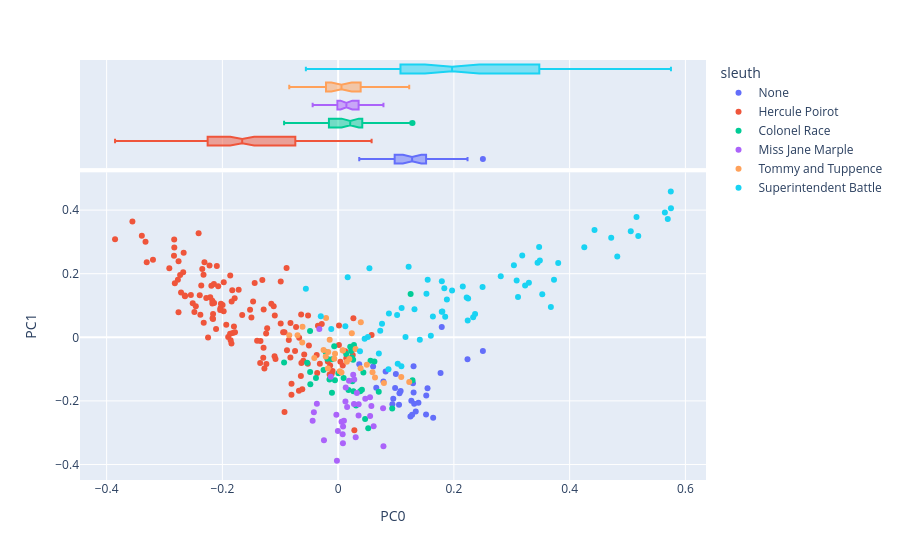

Source (notebook cell):
### Markdown cell above
#### Scatterplot of documents in the space created by the first two components

With points colored by metadata features.

### Code cell
# create a scatterplot of documents in the space created by the first 2 components
# coloring the points by sleuth

# fill the NaN for works without a sleuth (Giant's Bread)
DOC['sleuth'] = DOC['sleuth'].fillna('None')

px.scatter(
    data_frame = DCM.join(DOC).reset_index(),
    x = 'PC0', # first PC
    y = 'PC1', # second PC
    color = 'sleuth', # color by sleuth
    hover_name = 'label', # use concat string for hover info
    hover_data=['pub_year_original', 'work_type', 'primary_genre'], # add more hover data
    marginal_x = 'box' # add boxplot to x axis
)

### Figure 1 — Plotly figure (JSON) as saved in the notebook; plotly's stock layout.template omitted (floating-point values rounded to 4 significant figures; data arrays with more than 128 entries replaced by an {"elided": "..."} marker saying what was removed)
{"data": [{"customdata": [[1930, "novel", "Romance"], [1930, "novel", "Romance"], [1930, "novel", "Romance"], [1930, "novel", "Romance"], [1930, "novel", "Romance"], [1930, "novel", "Romance"], [1930, "novel", "Romance"], [1930, "novel", "Romance"], [1930, "novel", "Romance"], [1930, "novel", "Romance"], [1930, "novel", "Romance"], [1930, "novel", "Romance"], [1930, "novel", "Romance"], [1930, "novel", "Romance"], [1930, "novel", "Romance"], [1930, "novel", "Romance"], [1930, "novel", "Romance"], [1930, "novel", "Romance"], [1930, "novel", "Romance"], [1930, "novel", "Romance"], [1930, "novel", "Romance"], [1930, "novel", "Romance"], [1930, "novel", "Romance"], [1930, "novel", "Romance"], [1930, "novel", "Romance"], [1930, "novel", "Romance"], [1930, "novel", "Romance"], [1930, "novel", "Romance"], [1930, "novel", "Romance"]], "hovertemplate": "<b>%{hovertext}</b><br><br>sleuth=None<br>PC0=%{x}<br>PC1=%{y}<br>pub_year_original=%{customdata[0]}<br>work_type=%{customdata[1]}<br>primary_genre=%{customdata[2]}<extra></extra>", "hovertext": ["giants-bread ch.0", "giants-bread ch.1", "giants-bread ch.2", "giants-bread ch.3", "giants-bread ch.4", "giants-bread ch.5", "giants-bread ch.6", "giants-bread ch.7", "giants-bread ch.8", "giants-bread ch.9", "giants-bread ch.10", "giants-bread ch.11", "giants-bread ch.12", "giants-bread ch.13", "giants-bread ch.14", "giants-bread ch.15", "giants-bread ch.16", "giants-bread ch.17", "giants-bread ch.18", "giants-bread ch.19", "giants-bread ch.20", "giants-bread ch.21", "giants-bread ch.22", "giants-bread ch.23", "giants-bread ch.24", "giants-bread ch.25", "giants-bread ch.26", "giants-bread ch.27", "giants-bread ch.28"], "legendgroup": "None", "marker": {"color": "#636efa", "symbol": "circle"}, "mode": "markers", "name": "None", "orientation": "v", "showlegend": true, "type": "scatter", "x": [0.03647, 0.08202, 0.09971, 0.0782, 0.09376, 0.106, 0.1387, 0.1519, 0.1314, 0.1341, 0.1052, 0.1249, 0.1304, 0.1642, 0.1544, 0.0604, 0.09525, 0.1278, 0.1523, 0.1265, 0.108, 0.06588, 0.1769, 0.179, 0.2501, 0.1303, 0.2236, 0.1293, 0.09845], "xaxis": "x", "y": [-0.08483, -0.1077, -0.1154, -0.1386, -0.2108, -0.1759, -0.2055, -0.2427, -0.2089, -0.2332, -0.2117, -0.2487, -0.1735, -0.2531, -0.1602, -0.09213, -0.193, -0.2439, -0.1832, -0.1994, -0.1689, -0.1583, -0.1121, 0.03224, -0.04314, -0.09097, -0.06922, -0.1447, -0.1596], "yaxis": "y"}, {"alignmentgroup": "True", "customdata": [[1930, "novel", "Romance"], [1930, "novel", "Romance"], [1930, "novel", "Romance"], [1930, "novel", "Romance"], [1930, "novel", "Romance"], [1930, "novel", "Romance"], [1930, "novel", "Romance"], [1930, "novel", "Romance"], [1930, "novel", "Romance"], [1930, "novel", "Romance"], [1930, "novel", "Romance"], [1930, "novel", "Romance"], [1930, "novel", "Romance"], [1930, "novel", "Romance"], [1930, "novel", "Romance"], [1930, "novel", "Romance"], [1930, "novel", "Romance"], [1930, "novel", "Romance"], [1930, "novel", "Romance"], [1930, "novel", "Romance"], [1930, "novel", "Romance"], [1930, "novel", "Romance"], [1930, "novel", "Romance"], [1930, "novel", "Romance"], [1930, "novel", "Romance"], [1930, "novel", "Romance"], [1930, "novel", "Romance"], [1930, "novel", "Romance"], [1930, "novel", "Romance"]], "hovertemplate": "<b>%{hovertext}</b><br><br>sleuth=None<br>PC0=%{x}<br>pub_year_original=%{customdata[0]}<br>work_type=%{customdata[1]}<br>primary_genre=%{customdata[2]}<extra></extra>", "hovertext": ["giants-bread ch.0", "giants-bread ch.1", "giants-bread ch.2", "giants-bread ch.3", "giants-bread ch.4", "giants-bread ch.5", "giants-bread ch.6", "giants-bread ch.7", "giants-bread ch.8", "giants-bread ch.9", "giants-bread ch.10", "giants-bread ch.11", "giants-bread ch.12", "giants-bread ch.13", "giants-bread ch.14", "giants-bread ch.15", "giants-bread ch.16", "giants-bread ch.17", "giants-bread ch.18", "giants-bread ch.19", "giants-bread ch.20", "giants-bread ch.21", "giants-bread ch.22", "giants-bread ch.23", "giants-bread ch.24", "giants-bread ch.25", "giants-bread ch.26", "giants-bread ch.27", "giants-bread ch.28"], "legendgroup": "None", "marker": {"color": "#636efa", "symbol": "circle"}, "name": "None", "notched": true, "offsetgroup": "None", "showlegend": false, "type": "box", "x": [0.03647, 0.08202, 0.09971, 0.0782, 0.09376, 0.106, 0.1387, 0.1519, 0.1314, 0.1341, 0.1052, 0.1249, 0.1304, 0.1642, 0.1544, 0.0604, 0.09525, 0.1278, 0.1523, 0.1265, 0.108, 0.06588, 0.1769, 0.179, 0.2501, 0.1303, 0.2236, 0.1293, 0.09845], "xaxis": "x2", "yaxis": "y2"}, {"customdata": {"elided": "133x3 mixed values"}, "hovertemplate": "<b>%{hovertext}</b><br><br>sleuth=Hercule Poirot<br>PC0=%{x}<br>PC1=%{y}<br>pub_year_original=%{customdata[0]}<br>work_type=%{customdata[1]}<br>primary_genre=%{customdata[2]}<extra></extra>", "hovertext": {"elided": "133 str values"}, "legendgroup": "Hercule Poirot", "marker": {"color": "#EF553B", "symbol": "circle"}, "mode": "markers", "name": "Hercule Poirot", "orientation": "v", "showlegend": true, "type": "scatter", "x": {"elided": "133 float values"}, "xaxis": "x", "y": {"elided": "133 float values"}, "yaxis": "y"}, {"alignmentgroup": "True", "customdata": {"elided": "133x3 mixed values"}, "hovertemplate": "<b>%{hovertext}</b><br><br>sleuth=Hercule Poirot<br>PC0=%{x}<br>pub_year_original=%{customdata[0]}<br>work_type=%{customdata[1]}<br>primary_genre=%{customdata[2]}<extra></extra>", "hovertext": {"elided": "133 str values"}, "legendgroup": "Hercule Poirot", "marker": {"color": "#EF553B", "symbol": "circle"}, "name": "Hercule Poirot", "notched": true, "offsetgroup": "Hercule Poirot", "showlegend": false, "type": "box", "x": {"elided": "133 float values"}, "xaxis": "x2", "yaxis": "y2"}, {"customdata": [[1924, "novel", "Murder Mystery"], [1924, "novel", "Murder Mystery"], [1924, "novel", "Murder Mystery"], [1924, "novel", "Murder Mystery"], [1924, "novel", "Murder Mystery"], [1924, "novel", "Murder Mystery"], [1924, "novel", "Murder Mystery"], [1924, "novel", "Murder Mystery"], [1924, "novel", "Murder Mystery"], [1924, "novel", "Murder Mystery"], [1924, "novel", "Murder Mystery"], [1924, "novel", "Murder Mystery"], [1924, "novel", "Murder Mystery"], [1924, "novel", "Murder Mystery"], [1924, "novel", "Murder Mystery"], [1924, "novel", "Murder Mystery"], [1924, "novel", "Murder Mystery"], [1924, "novel", "Murder Mystery"], [1924, "novel", "Murder Mystery"], [1924, "novel", "Murder Mystery"], [1924, "novel", "Murder Mystery"], [1924, "novel", "Murder Mystery"], [1924, "novel", "Murder Mystery"], [1924, "novel", "Murder Mystery"], [1924, "novel", "Murder Mystery"], [1924, "novel", "Murder Mystery"], [1924, "novel", "Murder Mystery"], [1924, "novel", "Murder Mystery"], [1924, "novel", "Murder Mystery"], [1924, "novel", "Murder Mystery"], [1924, "novel", "Murder Mystery"], [1924, "novel", "Murder Mystery"], [1924, "novel", "Murder Mystery"], [1924, "novel", "Murder Mystery"], [1924, "novel", "Murder Mystery"], [1924, "novel", "Murder Mystery"], [1924, "novel", "Murder Mystery"]], "hovertemplate": "<b>%{hovertext}</b><br><br>sleuth=Colonel Race<br>PC0=%{x}<br>PC1=%{y}<br>pub_year_original=%{customdata[0]}<br>work_type=%{customdata[1]}<br>primary_genre=%{customdata[2]}<extra></extra>", "hovertext": ["the-man-in-the-brown-suit ch.0", "the-man-in-the-brown-suit ch.1", "the-man-in-the-brown-suit ch.2", "the-man-in-the-brown-suit ch.3", "the-man-in-the-brown-suit ch.4", "the-man-in-the-brown-suit ch.5", "the-man-in-the-brown-suit ch.6", "the-man-in-the-brown-suit ch.7", "the-man-in-the-brown-suit ch.8", "the-man-in-the-brown-suit ch.9", "the-man-in-the-brown-suit ch.10", "the-man-in-the-brown-suit ch.11", "the-man-in-the-brown-suit ch.12", "the-man-in-the-brown-suit ch.13", "the-man-in-the-brown-suit ch.14", "the-man-in-the-brown-suit ch.15", "the-man-in-the-brown-suit ch.16", "the-man-in-the-brown-suit ch.17", "the-man-in-the-brown-suit ch.18", "the-man-in-the-brown-suit ch.19", "the-man-in-the-brown-suit ch.20", "the-man-in-the-brown-suit ch.21", "the-man-in-the-brown-suit ch.22", "the-man-in-the-brown-suit ch.23", "the-man-in-the-brown-suit ch.24", "the-man-in-the-brown-suit ch.25", "the-man-in-the-brown-suit ch.26", "the-man-in-the-brown-suit ch.27", "the-man-in-the-brown-suit ch.28", "the-man-in-the-brown-suit ch.29", "the-man-in-the-brown-suit ch.30", "the-man-in-the-brown-suit ch.31", "the-man-in-the-brown-suit ch.32", "the-man-in-the-brown-suit ch.33", "the-man-in-the-brown-suit ch.34", "the-man-in-the-brown-suit ch.35", "the-man-in-the-brown-suit ch.36"], "legendgroup": "Colonel Race", "marker": {"color": "#00cc96", "symbol": "circle"}, "mode": "markers", "name": "Colonel Race", "orientation": "v", "showlegend": true, "type": "scatter", "x": [-0.09339, -0.02154, 0.06266, -0.006745, -0.05358, 0.1253, 0.02245, -0.04852, 0.02087, 0.03812, 0.02734, 0.04662, 0.1285, -0.03833, 0.01791, 0.07014, 0.04108, 0.04361, -0.01874, -0.01499, -0.005577, -0.04841, -0.01057, 0.009485, 0.052, 0.02463, -0.04804, -0.01068, 0.02358, 0.01392, 0.0005183, 0.05595, 0.02628, -0.02518, 0.03093, 0.09342, 0.02593], "xaxis": "x", "y": [-0.07953, -0.04647, -0.07581, -0.028, -0.07974, 0.136, -0.04296, 0.01996, -0.02943, -0.1698, -0.0239, -0.2568, -0.1351, -0.1277, -0.1659, -0.1714, -0.1647, -0.1107, -0.06755, -0.1325, -0.1351, -0.1093, -0.06894, -0.1284, -0.2864, -0.1384, -0.1475, -0.1744, -0.06326, -0.05215, -0.1127, -0.07381, -0.1697, -0.1026, -0.2142, -0.2239, -0.07061], "yaxis": "y"}, {"alignmentgroup": "True", "customdata": [[1924, "novel", "Murder Mystery"], [1924, "novel", "Murder Mystery"], [1924, "novel", "Murder Mystery"], [1924, "novel", "Murder Mystery"], [1924, "novel", "Murder Mystery"], [1924, "novel", "Murder Mystery"], [1924, "novel", "Murder Mystery"], [1924, "novel", "Murder Mystery"], [1924, "novel", "Murder Mystery"], [1924, "novel", "Murder Mystery"], [1924, "novel", "Murder Mystery"], [1924, "novel", "Murder Mystery"], [1924, "novel", "Murder Mystery"], [1924, "novel", "Murder Mystery"], [1924, "novel", "Murder Mystery"], [1924, "novel", "Murder Mystery"], [1924, "novel", "Murder Mystery"], [1924, "novel", "Murder Mystery"], [1924, "novel", "Murder Mystery"], [1924, "novel", "Murder Mystery"], [1924, "novel", "Murder Mystery"], [1924, "novel", "Murder Mystery"], [1924, "novel", "Murder Mystery"], [1924, "novel", "Murder Mystery"], [1924, "novel", "Murder Mystery"], [1924, "novel", "Murder Mystery"], [1924, "novel", "Murder Mystery"], [1924, "novel", "Murder Mystery"], [1924, "novel", "Murder Mystery"], [1924, "novel", "Murder Mystery"], [1924, "novel", "Murder Mystery"], [1924, "novel", "Murder Mystery"], [1924, "novel", "Murder Mystery"], [1924, "novel", "Murder Mystery"], [1924, "novel", "Murder Mystery"], [1924, "novel", "Murder Mystery"], [1924, "novel", "Murder Mystery"]], "hovertemplate": "<b>%{hovertext}</b><br><br>sleuth=Colonel Race<br>PC0=%{x}<br>pub_year_original=%{customdata[0]}<br>work_type=%{customdata[1]}<br>primary_genre=%{customdata[2]}<extra></extra>", "hovertext": ["the-man-in-the-brown-suit ch.0", "the-man-in-the-brown-suit ch.1", "the-man-in-the-brown-suit ch.2", "the-man-in-the-brown-suit ch.3", "the-man-in-the-brown-suit ch.4", "the-man-in-the-brown-suit ch.5", "the-man-in-the-brown-suit ch.6", "the-man-in-the-brown-suit ch.7", "the-man-in-the-brown-suit ch.8", "the-man-in-the-brown-suit ch.9", "the-man-in-the-brown-suit ch.10", "the-man-in-the-brown-suit ch.11", "the-man-in-the-brown-suit ch.12", "the-man-in-the-brown-suit ch.13", "the-man-in-the-brown-suit ch.14", "the-man-in-the-brown-suit ch.15", "the-man-in-the-brown-suit ch.16", "the-man-in-the-brown-suit ch.17", "the-man-in-the-brown-suit ch.18", "the-man-in-the-brown-suit ch.19", "the-man-in-the-brown-suit ch.20", "the-man-in-the-brown-suit ch.21", "the-man-in-the-brown-suit ch.22", "the-man-in-the-brown-suit ch.23", "the-man-in-the-brown-suit ch.24", "the-man-in-the-brown-suit ch.25", "the-man-in-the-brown-suit ch.26", "the-man-in-the-brown-suit ch.27", "the-man-in-the-brown-suit ch.28", "the-man-in-the-brown-suit ch.29", "the-man-in-the-brown-suit ch.30", "the-man-in-the-brown-suit ch.31", "the-man-in-the-brown-suit ch.32", "the-man-in-the-brown-suit ch.33", "the-man-in-the-brown-suit ch.34", "the-man-in-the-brown-suit ch.35", "the-man-in-the-brown-suit ch.36"], "legendgroup": "Colonel Race", "marker": {"color": "#00cc96", "symbol": "circle"}, "name": "Colonel Race", "notched": true, "offsetgroup": "Colonel Race", "showlegend": false, "type": "box", "x": [-0.09339, -0.02154, 0.06266, -0.006745, -0.05358, 0.1253, 0.02245, -0.04852, 0.02087, 0.03812, 0.02734, 0.04662, 0.1285, -0.03833, 0.01791, 0.07014, 0.04108, 0.04361, -0.01874, -0.01499, -0.005577, -0.04841, -0.01057, 0.009485, 0.052, 0.02463, -0.04804, -0.01068, 0.02358, 0.01392, 0.0005183, 0.05595, 0.02628, -0.02518, 0.03093, 0.09342, 0.02593], "xaxis": "x2", "yaxis": "y2"}, {"customdata": [[1930, "novel", "Murder Mystery"], [1930, "novel", "Murder Mystery"], [1930, "novel", "Murder Mystery"], [1930, "novel", "Murder Mystery"], [1930, "novel", "Murder Mystery"], [1930, "novel", "Murder Mystery"], [1930, "novel", "Murder Mystery"], [1930, "novel", "Murder Mystery"], [1930, "novel", "Murder Mystery"], [1930, "novel", "Murder Mystery"], [1930, "novel", "Murder Mystery"], [1930, "novel", "Murder Mystery"], [1930, "novel", "Murder Mystery"], [1930, "novel", "Murder Mystery"], [1930, "novel", "Murder Mystery"], [1930, "novel", "Murder Mystery"], [1930, "novel", "Murder Mystery"], [1930, "novel", "Murder Mystery"], [1930, "novel", "Murder Mystery"], [1930, "novel", "Murder Mystery"], [1930, "novel", "Murder Mystery"], [1930, "novel", "Murder Mystery"], [1930, "novel", "Murder Mystery"], [1930, "novel", "Murder Mystery"], [1930, "novel", "Murder Mystery"], [1930, "novel", "Murder Mystery"], [1930, "novel", "Murder Mystery"], [1930, "novel", "Murder Mystery"], [1930, "novel", "Murder Mystery"], [1930, "novel", "Murder Mystery"], [1930, "novel", "Murder Mystery"], [1930, "novel", "Murder Mystery"]], "hovertemplate": "<b>%{hovertext}</b><br><br>sleuth=Miss Jane Marple<br>PC0=%{x}<br>PC1=%{y}<br>pub_year_original=%{customdata[0]}<br>work_type=%{customdata[1]}<br>primary_genre=%{customdata[2]}<extra></extra>", "hovertext": ["the-murder-at-the-vicarage ch.1", "the-murder-at-the-vicarage ch.2", "the-murder-at-the-vicarage ch.3", "the-murder-at-the-vicarage ch.4", "the-murder-at-the-vicarage ch.5", "the-murder-at-the-vicarage ch.6", "the-murder-at-the-vicarage ch.7", "the-murder-at-the-vicarage ch.8", "the-murder-at-the-vicarage ch.9", "the-murder-at-the-vicarage ch.10", "the-murder-at-the-vicarage ch.11", "the-murder-at-the-vicarage ch.12", "the-murder-at-the-vicarage ch.13", "the-murder-at-the-vicarage ch.14", "the-murder-at-the-vicarage ch.15", "the-murder-at-the-vicarage ch.16", "the-murder-at-the-vicarage ch.17", "the-murder-at-the-vicarage ch.18", "the-murder-at-the-vicarage ch.19", "the-murder-at-the-vicarage ch.20", "the-murder-at-the-vicarage ch.21", "the-murder-at-the-vicarage ch.22", "the-murder-at-the-vicarage ch.23", "the-murder-at-the-vicarage ch.24", "the-murder-at-the-vicarage ch.25", "the-murder-at-the-vicarage ch.26", "the-murder-at-the-vicarage ch.27", "the-murder-at-the-vicarage ch.28", "the-murder-at-the-vicarage ch.29", "the-murder-at-the-vicarage ch.30", "the-murder-at-the-vicarage ch.31", "the-murder-at-the-vicarage ch.32"], "legendgroup": "Miss Jane Marple", "marker": {"color": "#ab63fa", "symbol": "circle"}, "mode": "markers", "name": "Miss Jane Marple", "orientation": "v", "showlegend": true, "type": "scatter", "x": [0.02735, 0.06134, 0.01309, 0.05529, -0.03675, -0.003075, 0.07766, 0.007812, 0.07831, 0.03526, 0.008254, -0.002098, 0.03035, 0.01263, -0.0245, -0.0004487, 0.00593, -0.04191, 0.05742, 0.02602, 0.0188, 0.03546, -0.04406, 0.0551, 0.01551, 0.0085, 0.02786, -0.0325, -0.01262, 0.01001, 0.03233, 0.04688], "xaxis": "x", "y": [-0.21, -0.2794, -0.1576, -0.2478, -0.2088, -0.2437, -0.2229, -0.3046, -0.3429, -0.2462, -0.3331, -0.3886, -0.3144, -0.2017, -0.3238, -0.2944, -0.2656, -0.2357, -0.2164, -0.118, -0.1364, -0.2107, -0.2625, -0.1886, -0.2194, -0.2805, -0.1327, 0.02627, -0.124, -0.2626, -0.175, -0.1936], "yaxis": "y"}, {"alignmentgroup": "True", "customdata": [[1930, "novel", "Murder Mystery"], [1930, "novel", "Murder Mystery"], [1930, "novel", "Murder Mystery"], [1930, "novel", "Murder Mystery"], [1930, "novel", "Murder Mystery"], [1930, "novel", "Murder Mystery"], [1930, "novel", "Murder Mystery"], [1930, "novel", "Murder Mystery"], [1930, "novel", "Murder Mystery"], [1930, "novel", "Murder Mystery"], [1930, "novel", "Murder Mystery"], [1930, "novel", "Murder Mystery"], [1930, "novel", "Murder Mystery"], [1930, "novel", "Murder Mystery"], [1930, "novel", "Murder Mystery"], [1930, "novel", "Murder Mystery"], [1930, "novel", "Murder Mystery"], [1930, "novel", "Murder Mystery"], [1930, "novel", "Murder Mystery"], [1930, "novel", "Murder Mystery"], [1930, "novel", "Murder Mystery"], [1930, "novel", "Murder Mystery"], [1930, "novel", "Murder Mystery"], [1930, "novel", "Murder Mystery"], [1930, "novel", "Murder Mystery"], [1930, "novel", "Murder Mystery"], [1930, "novel", "Murder Mystery"], [1930, "novel", "Murder Mystery"], [1930, "novel", "Murder Mystery"], [1930, "novel", "Murder Mystery"], [1930, "novel", "Murder Mystery"], [1930, "novel", "Murder Mystery"]], "hovertemplate": "<b>%{hovertext}</b><br><br>sleuth=Miss Jane Marple<br>PC0=%{x}<br>pub_year_original=%{customdata[0]}<br>work_type=%{customdata[1]}<br>primary_genre=%{customdata[2]}<extra></extra>", "hovertext": ["the-murder-at-the-vicarage ch.1", "the-murder-at-the-vicarage ch.2", "the-murder-at-the-vicarage ch.3", "the-murder-at-the-vicarage ch.4", "the-murder-at-the-vicarage ch.5", "the-murder-at-the-vicarage ch.6", "the-murder-at-the-vicarage ch.7", "the-murder-at-the-vicarage ch.8", "the-murder-at-the-vicarage ch.9", "the-murder-at-the-vicarage ch.10", "the-murder-at-the-vicarage ch.11", "the-murder-at-the-vicarage ch.12", "the-murder-at-the-vicarage ch.13", "the-murder-at-the-vicarage ch.14", "the-murder-at-the-vicarage ch.15", "the-murder-at-the-vicarage ch.16", "the-murder-at-the-vicarage ch.17", "the-murder-at-the-vicarage ch.18", "the-murder-at-the-vicarage ch.19", "the-murder-at-the-vicarage ch.20", "the-murder-at-the-vicarage ch.21", "the-murder-at-the-vicarage ch.22", "the-murder-at-the-vicarage ch.23", "the-murder-at-the-vicarage ch.24", "the-murder-at-the-vicarage ch.25", "the-murder-at-the-vicarage ch.26", "the-murder-at-the-vicarage ch.27", "the-murder-at-the-vicarage ch.28", "the-murder-at-the-vicarage ch.29", "the-murder-at-the-vicarage ch.30", "the-murder-at-the-vicarage ch.31", "the-murder-at-the-vicarage ch.32"], "legendgroup": "Miss Jane Marple", "marker": {"color": "#ab63fa", "symbol": "circle"}, "name": "Miss Jane Marple", "notched": true, "offsetgroup": "Miss Jane Marple", "showlegend": false, "type": "box", "x": [0.02735, 0.06134, 0.01309, 0.05529, -0.03675, -0.003075, 0.07766, 0.007812, 0.07831, 0.03526, 0.008254, -0.002098, 0.03035, 0.01263, -0.0245, -0.0004487, 0.00593, -0.04191, 0.05742, 0.02602, 0.0188, 0.03546, -0.04406, 0.0551, 0.01551, 0.0085, 0.02786, -0.0325, -0.01262, 0.01001, 0.03233, 0.04688], "xaxis": "x2", "yaxis": "y2"}, {"customdata": [[1922, "novel", "Espionage"], [1922, "novel", "Espionage"], [1922, "novel", "Espionage"], [1922, "novel", "Espionage"], [1922, "novel", "Espionage"], [1922, "novel", "Espionage"], [1922, "novel", "Espionage"], [1922, "novel", "Espionage"], [1922, "novel", "Espionage"], [1922, "novel", "Espionage"], [1922, "novel", "Espionage"], [1922, "novel", "Espionage"], [1922, "novel", "Espionage"], [1922, "novel", "Espionage"], [1922, "novel", "Espionage"], [1922, "novel", "Espionage"], [1922, "novel", "Espionage"], [1922, "novel", "Espionage"], [1922, "novel", "Espionage"], [1922, "novel", "Espionage"], [1922, "novel", "Espionage"], [1922, "novel", "Espionage"], [1922, "novel", "Espionage"], [1922, "novel", "Espionage"], [1922, "novel", "Espionage"], [1922, "novel", "Espionage"], [1922, "novel", "Espionage"], [1922, "novel", "Espionage"], [1922, "novel", "Espionage"]], "hovertemplate": "<b>%{hovertext}</b><br><br>sleuth=Tommy and Tuppence<br>PC0=%{x}<br>PC1=%{y}<br>pub_year_original=%{customdata[0]}<br>work_type=%{customdata[1]}<br>primary_genre=%{customdata[2]}<extra></extra>", "hovertext": ["the-secret-adversary ch.0", "the-secret-adversary ch.1", "the-secret-adversary ch.2", "the-secret-adversary ch.3", "the-secret-adversary ch.4", "the-secret-adversary ch.5", "the-secret-adversary ch.6", "the-secret-adversary ch.7", "the-secret-adversary ch.8", "the-secret-adversary ch.9", "the-secret-adversary ch.10", "the-secret-adversary ch.11", "the-secret-adversary ch.12", "the-secret-adversary ch.13", "the-secret-adversary ch.14", "the-secret-adversary ch.15", "the-secret-adversary ch.16", "the-secret-adversary ch.17", "the-secret-adversary ch.18", "the-secret-adversary ch.19", "the-secret-adversary ch.20", "the-secret-adversary ch.21", "the-secret-adversary ch.22", "the-secret-adversary ch.23", "the-secret-adversary ch.24", "the-secret-adversary ch.25", "the-secret-adversary ch.26", "the-secret-adversary ch.27", "the-secret-adversary ch.28"], "legendgroup": "Tommy and Tuppence", "marker": {"color": "#FFA15A", "symbol": "circle"}, "mode": "markers", "name": "Tommy and Tuppence", "orientation": "v", "showlegend": true, "type": "scatter", "x": [0.02367, 0.07912, -0.06158, 0.109, -0.01718, 0.06367, 0.00789, -0.02088, -0.08448, 0.03011, -0.06206, 0.0594, 0.002764, -0.005408, -0.04118, 0.03883, -0.02516, -0.07015, -0.006578, -0.02142, 0.01935, 0.04957, 0.01502, 0.00845, 0.03915, 0.005794, -0.0146, -0.01776, 0.1228], "xaxis": "x", "y": [0.0126, -0.1436, 0.03304, -0.1248, -0.04606, -0.1262, -0.04069, 0.06098, 0.0068, -0.03661, -0.01608, -0.1096, -0.107, -0.0519, -0.06546, -0.09716, -0.03983, 0.006568, -0.06711, -0.06057, -0.0686, -0.08611, -0.07688, -0.04157, 0.04763, -0.1105, -0.007979, -0.09787, -0.1403], "yaxis": "y"}, {"alignmentgroup": "True", "customdata": [[1922, "novel", "Espionage"], [1922, "novel", "Espionage"], [1922, "novel", "Espionage"], [1922, "novel", "Espionage"], [1922, "novel", "Espionage"], [1922, "novel", "Espionage"], [1922, "novel", "Espionage"], [1922, "novel", "Espionage"], [1922, "novel", "Espionage"], [1922, "novel", "Espionage"], [1922, "novel", "Espionage"], [1922, "novel", "Espionage"], [1922, "novel", "Espionage"], [1922, "novel", "Espionage"], [1922, "novel", "Espionage"], [1922, "novel", "Espionage"], [1922, "novel", "Espionage"], [1922, "novel", "Espionage"], [1922, "novel", "Espionage"], [1922, "novel", "Espionage"], [1922, "novel", "Espionage"], [1922, "novel", "Espionage"], [1922, "novel", "Espionage"], [1922, "novel", "Espionage"], [1922, "novel", "Espionage"], [1922, "novel", "Espionage"], [1922, "novel", "Espionage"], [1922, "novel", "Espionage"], [1922, "novel", "Espionage"]], "hovertemplate": "<b>%{hovertext}</b><br><br>sleuth=Tommy and Tuppence<br>PC0=%{x}<br>pub_year_original=%{customdata[0]}<br>work_type=%{customdata[1]}<br>primary_genre=%{customdata[2]}<extra></extra>", "hovertext": ["the-secret-adversary ch.0", "the-secret-adversary ch.1", "the-secret-adversary ch.2", "the-secret-adversary ch.3", "the-secret-adversary ch.4", "the-secret-adversary ch.5", "the-secret-adversary ch.6", "the-secret-adversary ch.7", "the-secret-adversary ch.8", "the-secret-adversary ch.9", "the-secret-adversary ch.10", "the-secret-adversary ch.11", "the-secret-adversary ch.12", "the-secret-adversary ch.13", "the-secret-adversary ch.14", "the-secret-adversary ch.15", "the-secret-adversary ch.16", "the-secret-adversary ch.17", "the-secret-adversary ch.18", "the-secret-adversary ch.19", "the-secret-adversary ch.20", "the-secret-adversary ch.21", "the-secret-adversary ch.22", "the-secret-adversary ch.23", "the-secret-adversary ch.24", "the-secret-adversary ch.25", "the-secret-adversary ch.26", "the-secret-adversary ch.27", "the-secret-adversary ch.28"], "legendgroup": "Tommy and Tuppence", "marker": {"color": "#FFA15A", "symbol": "circle"}, "name": "Tommy and Tuppence", "notched": true, "offsetgroup": "Tommy and Tuppence", "showlegend": false, "type": "box", "x": [0.02367, 0.07912, -0.06158, 0.109, -0.01718, 0.06367, 0.00789, -0.02088, -0.08448, 0.03011, -0.06206, 0.0594, 0.002764, -0.005408, -0.04118, 0.03883, -0.02516, -0.07015, -0.006578, -0.02142, 0.01935, 0.04957, 0.01502, 0.00845, 0.03915, 0.005794, -0.0146, -0.01776, 0.1228], "xaxis": "x2", "yaxis": "y2"}, {"customdata": {"elided": "65x3 mixed values"}, "hovertemplate": "<b>%{hovertext}</b><br><br>sleuth=Superintendent Battle<br>PC0=%{x}<br>PC1=%{y}<br>pub_year_original=%{customdata[0]}<br>work_type=%{customdata[1]}<br>primary_genre=%{customdata[2]}<extra></extra>", "hovertext": ["the-secret-of-chimneys ch.1", "the-secret-of-chimneys ch.2", "the-secret-of-chimneys ch.3", "the-secret-of-chimneys ch.4", "the-secret-of-chimneys ch.5", "the-secret-of-chimneys ch.6", "the-secret-of-chimneys ch.7", "the-secret-of-chimneys ch.8", "the-secret-of-chimneys ch.9", "the-secret-of-chimneys ch.10", "the-secret-of-chimneys ch.11", "the-secret-of-chimneys ch.12", "the-secret-of-chimneys ch.13", "the-secret-of-chimneys ch.14", "the-secret-of-chimneys ch.15", "the-secret-of-chimneys ch.16", "the-secret-of-chimneys ch.17", "the-secret-of-chimneys ch.18", "the-secret-of-chimneys ch.19", "the-secret-of-chimneys ch.20", "the-secret-of-chimneys ch.21", "the-secret-of-chimneys ch.22", "the-secret-of-chimneys ch.23", "the-secret-of-chimneys ch.24", "the-secret-of-chimneys ch.25", "the-secret-of-chimneys ch.26", "the-secret-of-chimneys ch.27", "the-secret-of-chimneys ch.28", "the-secret-of-chimneys ch.29", "the-secret-of-chimneys ch.30", "the-secret-of-chimneys ch.31", "the-seven-dials-mystery ch.1", "the-seven-dials-mystery ch.2", "the-seven-dials-mystery ch.3", "the-seven-dials-mystery ch.4", "the-seven-dials-mystery ch.5", "the-seven-dials-mystery ch.6", "the-seven-dials-mystery ch.7", "the-seven-dials-mystery ch.8", "the-seven-dials-mystery ch.9", "the-seven-dials-mystery ch.10", "the-seven-dials-mystery ch.11", "the-seven-dials-mystery ch.12", "the-seven-dials-mystery ch.13", "the-seven-dials-mystery ch.14", "the-seven-dials-mystery ch.15", "the-seven-dials-mystery ch.16", "the-seven-dials-mystery ch.17", "the-seven-dials-mystery ch.18", "the-seven-dials-mystery ch.19", "the-seven-dials-mystery ch.20", "the-seven-dials-mystery ch.21", "the-seven-dials-mystery ch.22", "the-seven-dials-mystery ch.23", "the-seven-dials-mystery ch.24", "the-seven-dials-mystery ch.25", "the-seven-dials-mystery ch.26", "the-seven-dials-mystery ch.27", "the-seven-dials-mystery ch.28", "the-seven-dials-mystery ch.29", "the-seven-dials-mystery ch.30", "the-seven-dials-mystery ch.31", "the-seven-dials-mystery ch.32", "the-seven-dials-mystery ch.33", "the-seven-dials-mystery ch.34"], "legendgroup": "Superintendent Battle", "marker": {"color": "#19d3f3", "symbol": "circle"}, "mode": "markers", "name": "Superintendent Battle", "orientation": "v", "showlegend": true, "type": "scatter", "x": [0.07034, 0.1029, 0.3473, 0.575, 0.1547, 0.2154, -0.02998, -0.05577, -0.01189, 0.2495, 0.281, 0.1879, 0.1834, 0.1792, 0.1097, 0.1526, 0.5748, 0.1969, 0.05404, 0.03778, 0.443, 0.185, 0.08774, 0.05136, 0.1218, 0.04581, 0.3037, 0.0165, 0.1019, 0.1093, 0.3181, 0.3084, 0.2221, 0.1602, 0.3108, 0.2246, 0.373, 0.3802, 0.1412, 0.3675, 0.2366, 0.5695, 0.3231, 0.07275, 0.01244, 0.08695, 0.5156, 0.4718, 0.4253, 0.3446, 0.1319, 0.18, 0.3485, 0.179, 0.4823, 0.3527, 0.2333, 0.07584, 0.1164, 0.5645, 0.5186, 0.5056, 0.1637, 0.2239, 0.3296], "xaxis": "x", "y": [-0.05073, -0.08312, 0.2839, 0.4055, 0.1808, 0.1599, 0.06654, 0.1527, 0.02579, 0.1582, 0.1923, 0.1191, 0.1544, 0.1759, 0.09218, 0.1367, 0.4586, 0.1472, 0.2173, -0.04357, 0.3378, 0.06492, 0.07494, 0.001191, 0.222, -0.004687, 0.2263, 0.1885, 0.06992, -0.09082, 0.2575, 0.1789, 0.125, 0.004921, 0.127, 0.1218, 0.1813, 0.2337, -0.007505, 0.09489, 0.07341, 0.3722, 0.1631, 0.02085, 0.03481, -0.1008, 0.3782, 0.313, 0.2833, 0.2346, 0.08787, 0.08109, 0.2413, 0.08053, 0.2541, 0.1357, 0.06295, 0.04233, 0.0005489, 0.3924, 0.3185, 0.3337, 0.06572, 0.05303, 0.1716], "yaxis": "y"}, {"alignmentgroup": "True", "customdata": {"elided": "65x3 mixed values"}, "hovertemplate": "<b>%{hovertext}</b><br><br>sleuth=Superintendent Battle<br>PC0=%{x}<br>pub_year_original=%{customdata[0]}<br>work_type=%{customdata[1]}<br>primary_genre=%{customdata[2]}<extra></extra>", "hovertext": ["the-secret-of-chimneys ch.1", "the-secret-of-chimneys ch.2", "the-secret-of-chimneys ch.3", "the-secret-of-chimneys ch.4", "the-secret-of-chimneys ch.5", "the-secret-of-chimneys ch.6", "the-secret-of-chimneys ch.7", "the-secret-of-chimneys ch.8", "the-secret-of-chimneys ch.9", "the-secret-of-chimneys ch.10", "the-secret-of-chimneys ch.11", "the-secret-of-chimneys ch.12", "the-secret-of-chimneys ch.13", "the-secret-of-chimneys ch.14", "the-secret-of-chimneys ch.15", "the-secret-of-chimneys ch.16", "the-secret-of-chimneys ch.17", "the-secret-of-chimneys ch.18", "the-secret-of-chimneys ch.19", "the-secret-of-chimneys ch.20", "the-secret-of-chimneys ch.21", "the-secret-of-chimneys ch.22", "the-secret-of-chimneys ch.23", "the-secret-of-chimneys ch.24", "the-secret-of-chimneys ch.25", "the-secret-of-chimneys ch.26", "the-secret-of-chimneys ch.27", "the-secret-of-chimneys ch.28", "the-secret-of-chimneys ch.29", "the-secret-of-chimneys ch.30", "the-secret-of-chimneys ch.31", "the-seven-dials-mystery ch.1", "the-seven-dials-mystery ch.2", "the-seven-dials-mystery ch.3", "the-seven-dials-mystery ch.4", "the-seven-dials-mystery ch.5", "the-seven-dials-mystery ch.6", "the-seven-dials-mystery ch.7", "the-seven-dials-mystery ch.8", "the-seven-dials-mystery ch.9", "the-seven-dials-mystery ch.10", "the-seven-dials-mystery ch.11", "the-seven-dials-mystery ch.12", "the-seven-dials-mystery ch.13", "the-seven-dials-mystery ch.14", "the-seven-dials-mystery ch.15", "the-seven-dials-mystery ch.16", "the-seven-dials-mystery ch.17", "the-seven-dials-mystery ch.18", "the-seven-dials-mystery ch.19", "the-seven-dials-mystery ch.20", "the-seven-dials-mystery ch.21", "the-seven-dials-mystery ch.22", "the-seven-dials-mystery ch.23", "the-seven-dials-mystery ch.24", "the-seven-dials-mystery ch.25", "the-seven-dials-mystery ch.26", "the-seven-dials-mystery ch.27", "the-seven-dials-mystery ch.28", "the-seven-dials-mystery ch.29", "the-seven-dials-mystery ch.30", "the-seven-dials-mystery ch.31", "the-seven-dials-mystery ch.32", "the-seven-dials-mystery ch.33", "the-seven-dials-mystery ch.34"], "legendgroup": "Superintendent Battle", "marker": {"color": "#19d3f3", "symbol": "circle"}, "name": "Superintendent Battle", "notched": true, "offsetgroup": "Superintendent Battle", "showlegend": false, "type": "box", "x": [0.07034, 0.1029, 0.3473, 0.575, 0.1547, 0.2154, -0.02998, -0.05577, -0.01189, 0.2495, 0.281, 0.1879, 0.1834, 0.1792, 0.1097, 0.1526, 0.5748, 0.1969, 0.05404, 0.03778, 0.443, 0.185, 0.08774, 0.05136, 0.1218, 0.04581, 0.3037, 0.0165, 0.1019, 0.1093, 0.3181, 0.3084, 0.2221, 0.1602, 0.3108, 0.2246, 0.373, 0.3802, 0.1412, 0.3675, 0.2366, 0.5695, 0.3231, 0.07275, 0.01244, 0.08695, 0.5156, 0.4718, 0.4253, 0.3446, 0.1319, 0.18, 0.3485, 0.179, 0.4823, 0.3527, 0.2333, 0.07584, 0.1164, 0.5645, 0.5186, 0.5056, 0.1637, 0.2239, 0.3296], "xaxis": "x2", "yaxis": "y2"}], "layout": {"legend": {"title": {"text": "sleuth"}, "tracegroupgap": 0}, "margin": {"t": 60}, "xaxis": {"anchor": "y", "domain": [0, 1], "title": {"text": "PC0"}}, "xaxis2": {"anchor": "y2", "domain": [0, 1], "matches": "x", "showgrid": true, "showticklabels": false}, "yaxis": {"anchor": "x", "domain": [0, 0.7326], "title": {"text": "PC1"}}, "yaxis2": {"anchor": "x2", "domain": [0.7426, 1], "matches": "y2", "showgrid": false, "showline": false, "showticklabels": false, "ticks": ""}}}
